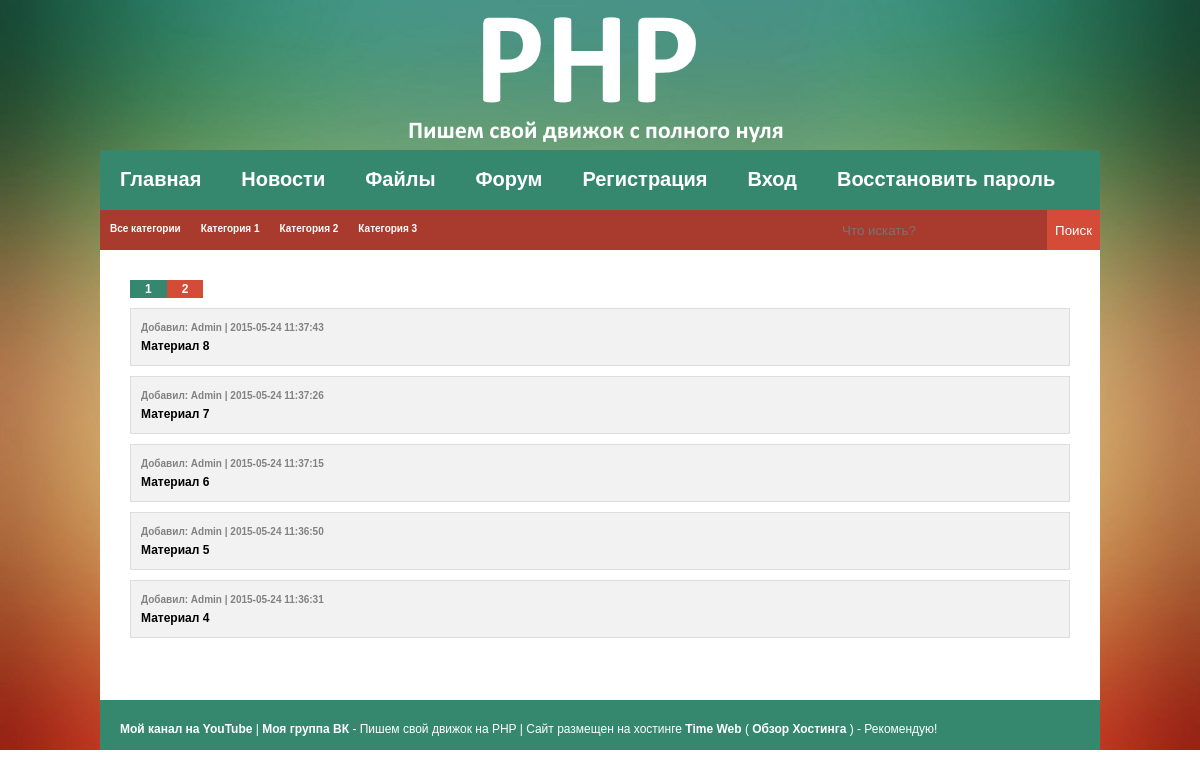
The page /loads on the database its author committed.
### tables this page shows
CREATE TABLE IF NOT EXISTS `loads` (
  `id` int(11) NOT NULL AUTO_INCREMENT,
  `name` tinytext NOT NULL,
  `cat` int(11) NOT NULL,
  `added` varchar(20) NOT NULL,
  `text` mediumtext NOT NULL,
  `date` datetime NOT NULL,
  `active` int(11) NOT NULL,
  `dimg` int(11) NOT NULL,
  `dfile` int(11) NOT NULL,
  `link` tinytext NOT NULL,
  `rate` int(11) NOT NULL,
  `rateusers` mediumtext NOT NULL,
  PRIMARY KEY (`id`)
);

### public_html/module/loads/main.php (the view, shortened to what this page needs)
<?php
$Param['page'] += 0;
$Param['cat'] += 0;
?>
<body>
<div class="wrapper">
<div class="header"></div>
<div class="content">
<div class="CatHead">
<a href="/loads"><div class="Cat">Все категории</div></a>
<a href="/loads/main/cat/1"><div class="Cat">Категория 1</div></a>
<a href="/loads/main/cat/2"><div class="Cat">Категория 2</div></a>
<a href="/loads/main/cat/3"><div class="Cat">Категория 3</div></a>
</div>
<div class="Page">
<?php
if ($Module == 'main' and !$Param['cat']) {
if ($_SESSION['USER_GROUP'] != 2) $Active = 'WHERE `active` = 1';
$Param1 = 'SELECT `id`, `name`, `added`, `date`, `active` FROM `loads` '.$Active.' ORDER BY `id` DESC LIMIT 0, 5';
$Param2 = 'SELECT `id`, `name`, `added`, `date`, `active` FROM `loads` '.$Active.' ORDER BY `id` DESC LIMIT START, 5';
}
if (!$Param['page']) {
$Result = mysqli_query($CONNECT, $Param1);
} else {
$Start = ($Param['page'] - 1) * 5;
$Result = mysqli_query($CONNECT, str_replace('START', $Start, $Param2));
}
while ($Row = mysqli_fetch_assoc($Result)) {
echo '<a href="/loads/material/id/'.$Row['id'].'"><div class="ChatBlock"><span>Добавил: '.$Row['added'].' | '.$Row['date'].'</span>'.$Row['name'].'</div></a>';
}
?>
</div>
</div>
</div>
</body>
</html>

### public_html/resource/style.css (style rules this page uses)
* { margin: 0; padding: 0 }
body { font: 12px/18px Arial, sans-serif; width: 100%; background: url(/resource/img/bg.jpg) top center no-repeat; background-size:cover; -moz-background-size:cover; -webkit-background-size:cover }
a { color: #fff; font-weight: bold; text-decoration:none }
.wrapper { width: 1000px; margin: 0 auto }
.header { width: 1000px; height: 150px; background: url(/resource/img/logo.png) }
.content { width: 1000px; min-height: 550px; background: #fff }
.CatHead { width: 1000px; height: 40px; background: #A83B2D }
.Cat { float:left; display: inline-block; height: 10px; background: #A83B2D; padding: 10px; color: #fff; font-size: 10px }
.Page { padding: 20px }
.ChatBlock { border: 1px solid #dddddd; background: #f2f2f2; padding: 10px; color: #000000; margin: 10px; word-wrap: break-word }
.ChatBlock span { color: #828282; font-size: 10px; display: block }

### rows shown on the page
loads: added "Admin", date "2015-05-24 11:37:43", name "Материал 8"
loads: added "Admin", date "2015-05-24 11:37:26", name "Материал 7"
loads: added "Admin", date "2015-05-24 11:37:15", name "Материал 6"
loads: added "Admin", date "2015-05-24 11:36:50", name "Материал 5"
loads: added "Admin", date "2015-05-24 11:36:31", name "Материал 4"
